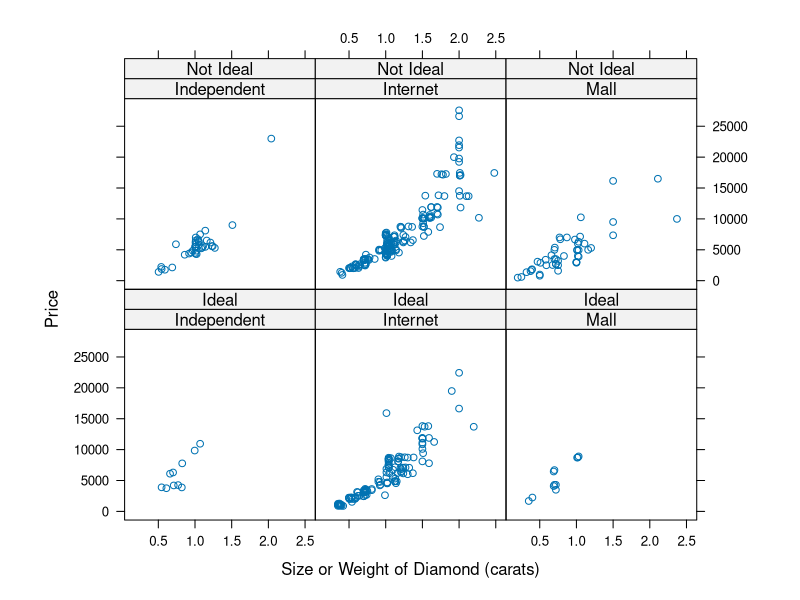
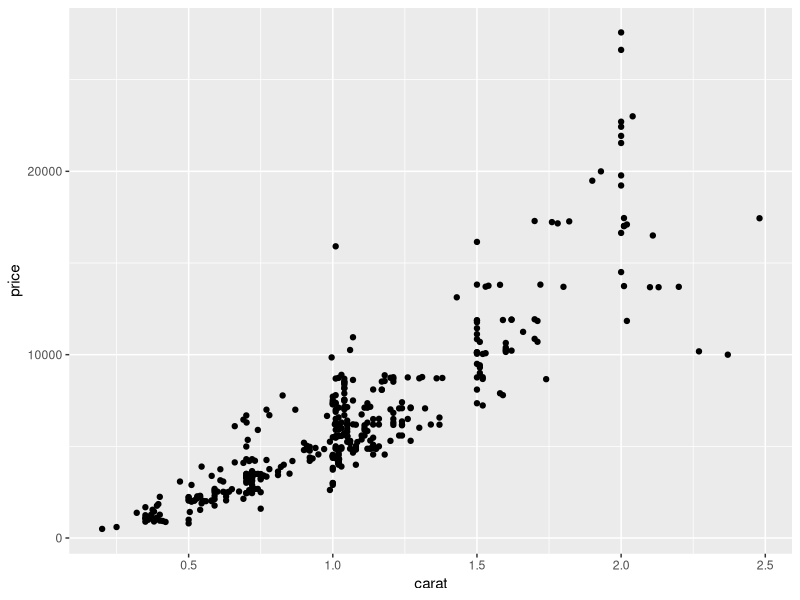
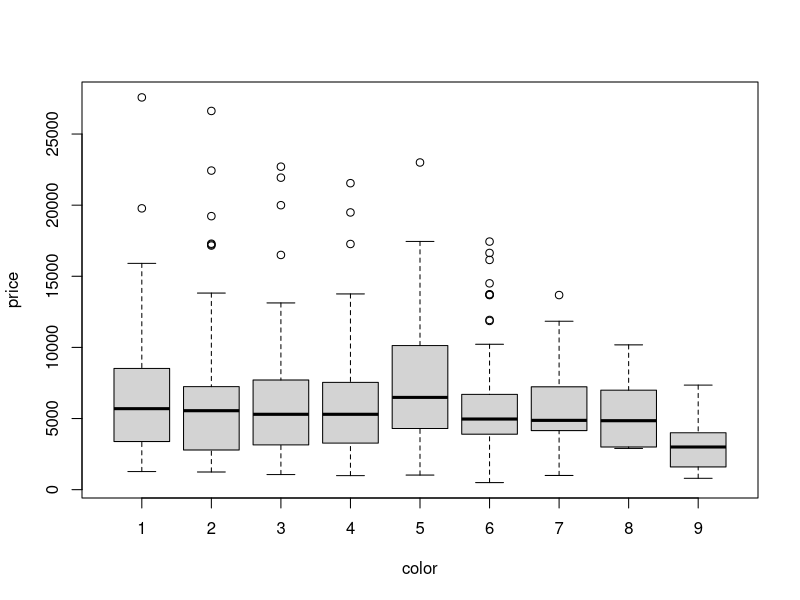
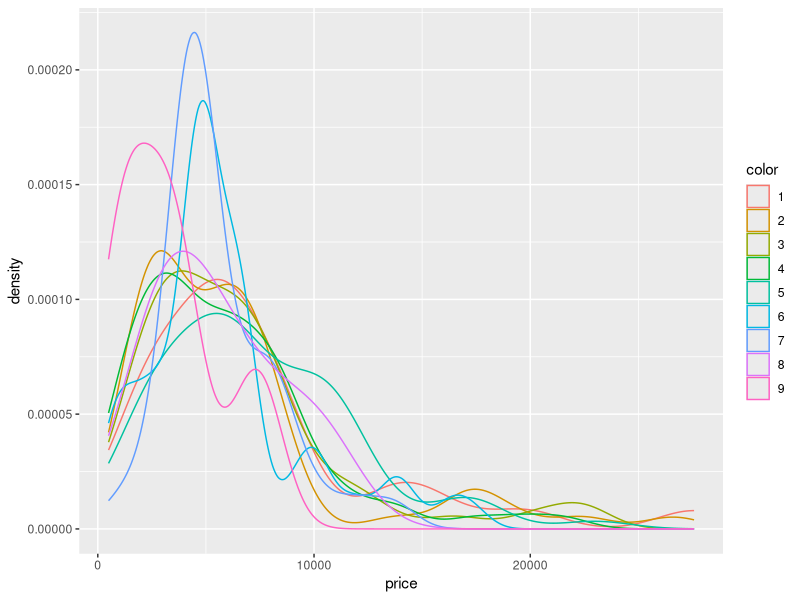
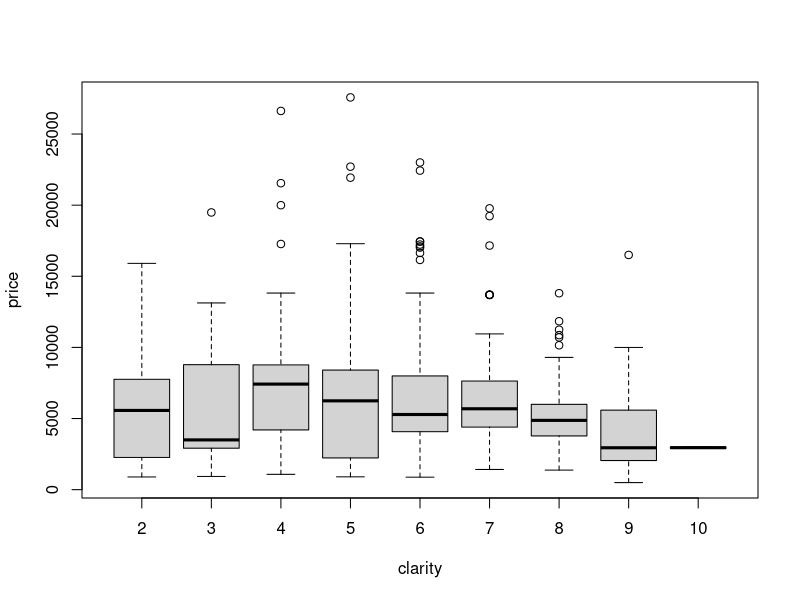
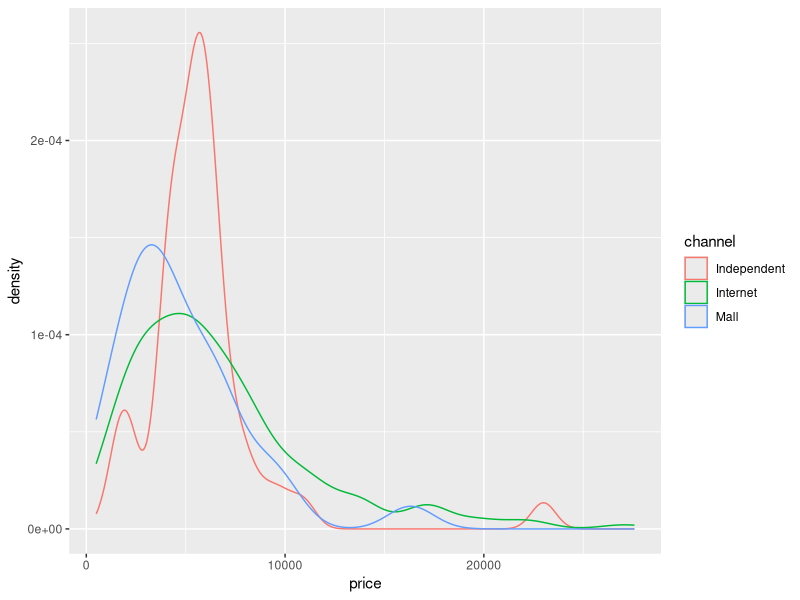

The R script that drew these images, in order: (Note: this script raises an error after producing the figures.)
## ---- chunk 1
diamonds <- read.csv("two_months_salary.csv")
## ---- chunk 2
head(diamonds)
str(diamonds)
summary(diamonds)
## ---- chunk 3
diamonds$color <- as.factor(diamonds$color)
diamonds$clarity <- as.factor(diamonds$clarity)
## ---- chunk 4
diamonds$logprice <- log(diamonds$price)
diamonds$internet <- ifelse((diamonds$channel == "Internet"),2,1)
diamonds$internet <- factor(diamonds$internet,levels=c(1,2),labels=c("NO","YES"))
## ---- chunk 5
str(diamonds)
## ---- chunk 6
library(lattice)
xyplot(jitter(price) ~ jitter(carat) | channel + cut, 
        data = diamonds,
        aspect = 1, 
        layout = c(3, 2),
        strip=function(...) strip.default(..., style=1),
        xlab = "Size or Weight of Diamond (carats)", 
        ylab = "Price")
## ---- chunk 7
library(ggplot2)
attach(diamonds) # attach dataset for easier selection
## ---- chunk 8
qplot(carat, price)
## ---- chunk 9
plot(color, price, xlab='color', ylab='price')
ggplot(diamonds, aes(x=price, colour=color)) +
  geom_density()
## ---- chunk 10
plot(clarity, price, xlab='clarity', ylab='price')
ggplot(diamonds, aes(x=price, colour=channel)) +
  geom_density()
## ---- chunk 11
plot(cut, price, xlab='cut', ylab='price')
ggplot(diamonds, aes(x=price, colour=cut)) +
  geom_density()
## ---- chunk 12
plot(channel, price, xlab='channel', ylab='price')
ggplot(diamonds, aes(x=price, colour=channel)) +
  geom_density()
## ---- chunk 13
detach(diamonds)
## ---- chunk 14
rand <- sample(1:5, nrow(diamonds), replace=T)
train <- diamonds[rand<5,]
test <- diamonds[rand==5,]
## ---- chunk 15
lm <- lm(price~carat+color+clarity+cut+channel+store, train)
lm.fit <- predict(lm, test)
lm.results <- cbind(test$price, lm.fit)
lm.rmse <- sqrt(mean((lm.results[,2]-lm.results[,1])^2))
print(lm.rmse)
## ---- chunk 16
library(rpart)
tree <- rpart(price~carat+color+clarity+cut+channel+store, data=train)
tree.fit <- predict(tree, test)
tree.results <- cbind(test$price, tree.fit)
tree.rmse <- sqrt(mean((tree.results[,2]-tree.results[,1])^2))
print(tree.rmse)
## ---- chunk 17
plot(lm.fit, main='Multiple Regression Fitted Values')
plot(tree.fit, main='Decision Tree Fitted Values')
